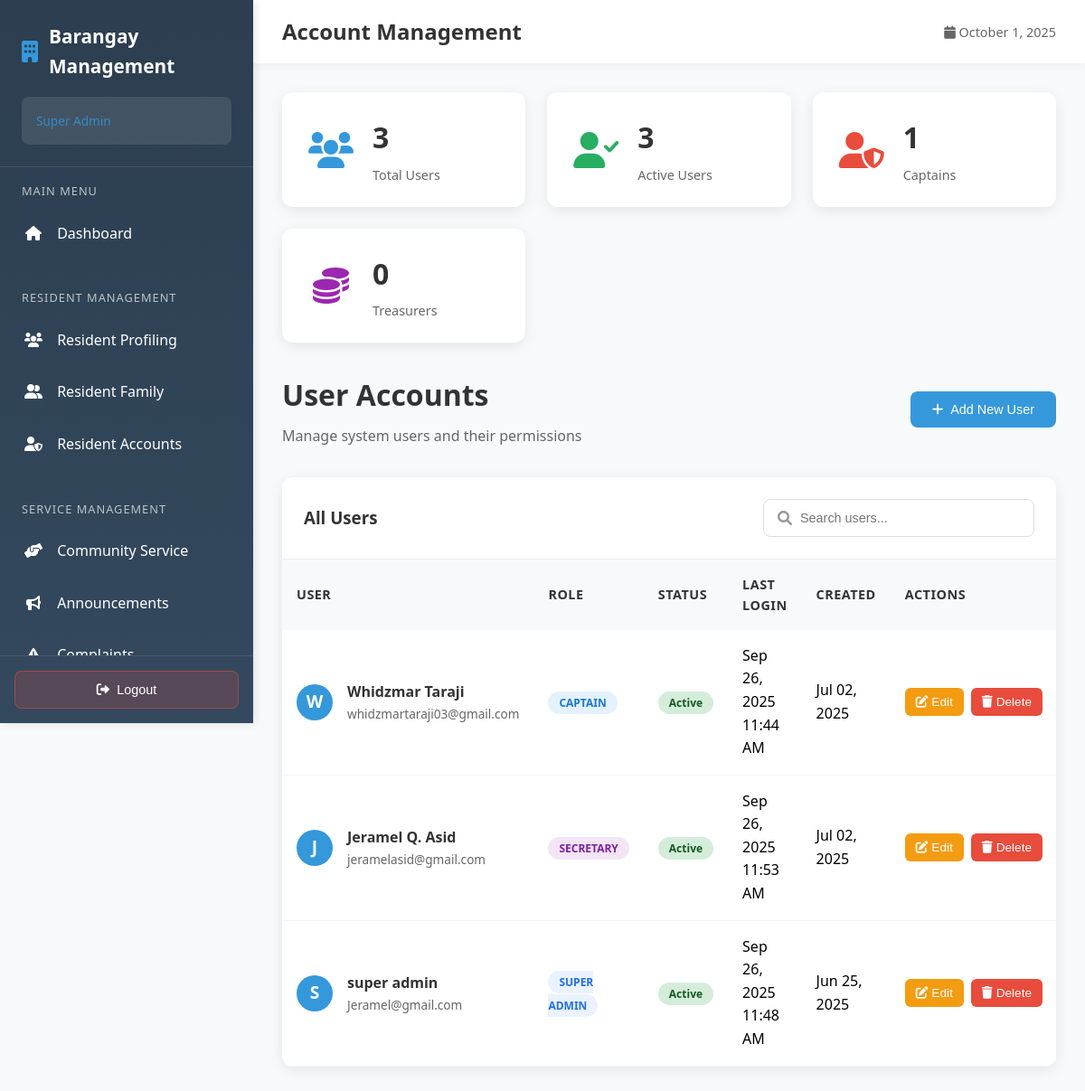
/employee/admin/account_management.php, run on an earlier commit of the app's database.
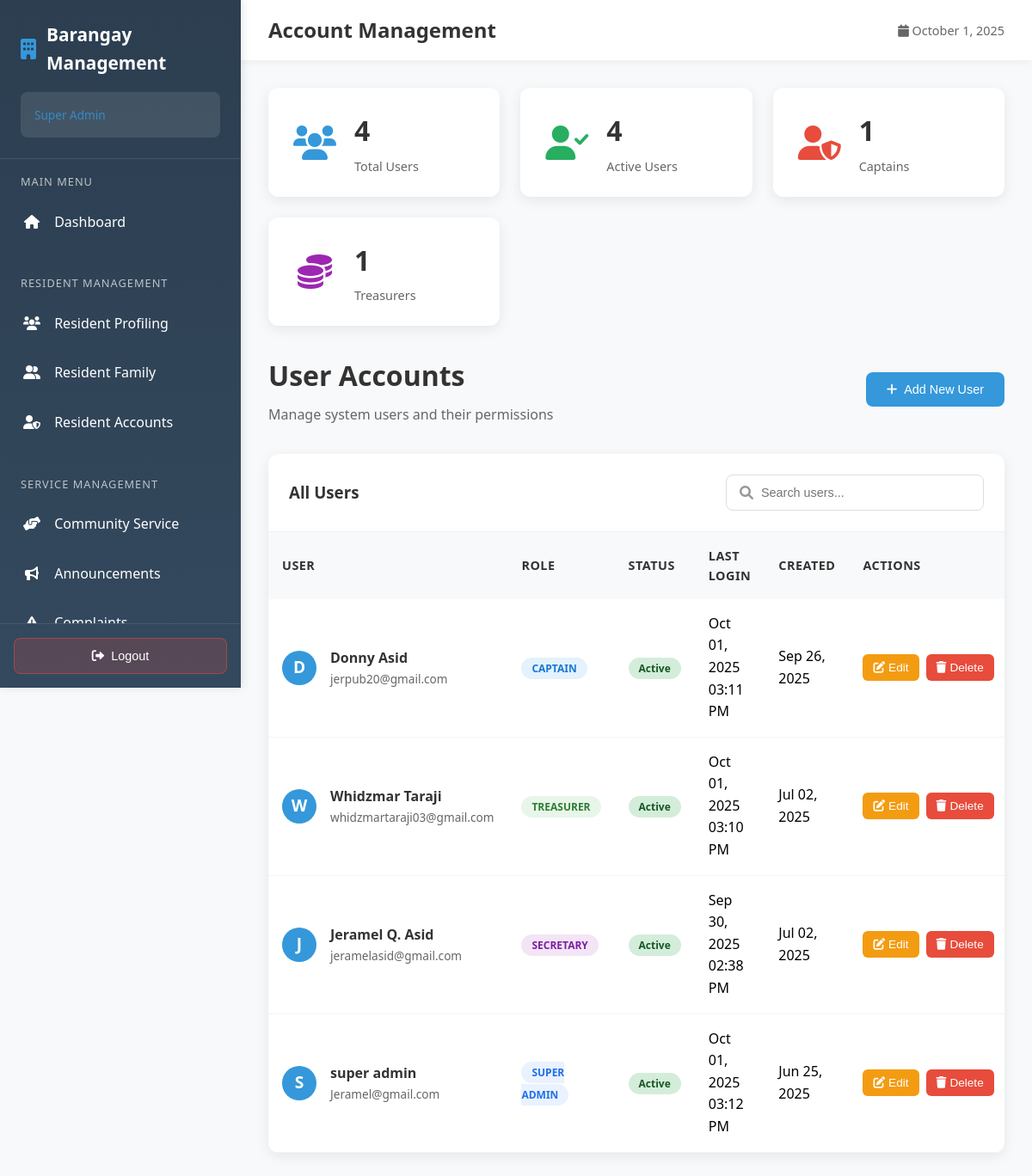
And on a later commit of the database.
### tables this page shows
CREATE TABLE `users` (
  `id` int(11) NOT NULL,
  `full_name` varchar(255) NOT NULL,
  `email` varchar(255) NOT NULL,
  `password` varchar(255) NOT NULL,
  `role` enum('captain','secretary','super_admin','treasurer') NOT NULL,
  `status` enum('active','inactive') DEFAULT 'active',
  `created_at` timestamp NOT NULL DEFAULT current_timestamp(),
  `last_login` timestamp NULL DEFAULT NULL,
  `updated_at` timestamp NOT NULL DEFAULT current_timestamp() ON UPDATE current_timestamp()
);

### employee/admin/account_management.php (the view, shortened to what this page needs)
<?php
require_once '../../config.php';
$users_query = "SELECT * FROM users ORDER BY created_at DESC";
$users_result = mysqli_query($connection, $users_query);
$total_users = mysqli_num_rows($users_result);
$active_users_query = "SELECT COUNT(*) as count FROM users WHERE status = 'active'";
$active_users = mysqli_fetch_assoc(mysqli_query($connection, $active_users_query))['count'];
$captain_count_query = "SELECT COUNT(*) as count FROM users WHERE role = 'captain'";
$captain_count = mysqli_fetch_assoc(mysqli_query($connection, $captain_count_query))['count'];
$treasurer_count_query = "SELECT COUNT(*) as count FROM users WHERE role = 'treasurer'";
$treasurer_count = mysqli_fetch_assoc(mysqli_query($connection, $treasurer_count_query))['count'];
$role_labels = [
    'super_admin' => 'Super Admin',
    'captain'     => 'Captain',
    'secretary'   => 'Secretary',
    'treasurer'   => 'Treasurer'
];
function normalize_role($raw) {
    $key = trim(strtolower($raw ?? ''));
    $key = str_replace(' ', '_', $key);
    $key = preg_replace('/[^a-z0-9_]/', '', $key);
    return $key === '' ? 'unknown' : $key;
}
?>
<!DOCTYPE html>
<html lang="en">
<head>
	<link href="https://cdnjs.cloudflare.com/ajax/libs/font-awesome/6.0.0/css/all.min.css" rel="stylesheet">
</head>
<body>
	<nav class="sidebar" id="sidebar">
		<div class="sidebar-header">
			<div class="sidebar-brand">
				<i class="fas fa-building"></i>
				Barangay Management
			</div>
			<div class="user-info">
				<div class="user-role">Super Admin</div>
			</div>
		</div>
		<div class="sidebar-nav">
			<div class="nav-section">
				<div class="nav-section-title">Main Menu</div>
				<a href="dashboard.php" class="nav-item">
					<i class="fas fa-home"></i>
					Dashboard
				</a>
			</div>
			<div class="nav-section">
				<div class="nav-section-title">Resident Management</div>
				<a href="resident-profiling.php" class="nav-item">
					<i class="fas fa-users"></i>
					Resident Profiling
				</a>
				 <a href="resident_family.php" class="nav-item">
                    <i class="fas fa-user-friends"></i>
                    Resident Family
                </a>
				<a href="resident_account.php" class="nav-item">
					<i class="fas fa-user-shield"></i>
					Resident Accounts
				</a>
			</div>
			<div class="nav-section">
				<div class="nav-section-title">Service Management</div>
				<a href="community_service.php" class="nav-item">
					<i class="fas fa-hands-helping"></i>
					Community Service
				</a>
				<a href="announcements.php" class="nav-item">
					<i class="fas fa-bullhorn"></i>
					Announcements
				</a>
				<a href="complaints.php" class="nav-item">
					<i class="fas fa-exclamation-triangle"></i>
					Complaints
				</a>
			</div>
		</div>
		<div class="logout-section">
            <form action="../../employee/logout.php" method="POST" id="logoutForm" style="width: 100%;">
                <button type="button" class="logout-btn" onclick="handleLogout()">
                    <i class="fas fa-sign-out-alt"></i>
                    Logout
                </button>
            </form>
        </div>
	</nav>
	<div class="main-content">
		<div class="top-bar">
			<h1 class="page-title">Account Management</h1>
			<div style="display: flex; align-items: center; gap: 1rem;">
				<span style="color: #666; font-size: 0.9rem;">
					<i class="fas fa-calendar"></i> <?php echo date('F j, Y'); ?>
				</span>
			</div>
		</div>
		<div class="content-area">
			<div class="stats-grid">
				<div class="stat-card">
					<div class="stat-icon" style="color: #3498db;">
						<i class="fas fa-users"></i>
					</div>
					<div class="stat-content">
						<h3><?php echo $total_users; ?></h3>
						<p>Total Users</p>
					</div>
				</div>
				<div class="stat-card">
					<div class="stat-icon" style="color: #27ae60;">
						<i class="fas fa-user-check"></i>
					</div>
					<div class="stat-content">
						<h3><?php echo $active_users; ?></h3>
						<p>Active Users</p>
					</div>
				</div>
				<div class="stat-card">
					<div class="stat-icon" style="color: #e74c3c;">
						<i class="fas fa-user-shield"></i>
					</div>
					<div class="stat-content">
						<h3><?php echo $captain_count; ?></h3>
						<p>Captains</p>
					</div>
				</div>
				<div class="stat-card">
					<div class="stat-icon" style="color: #9c27b0;">
						<i class="fas fa-coins"></i>
					</div>
					<div class="stat-content">
						<h3><?php echo $treasurer_count; ?></h3>
						<p>Treasurers</p>
					</div>
				</div>
			</div>
			<div class="management-header">
				<div class="header-title">
					<h1>User Accounts</h1>
					<p>Manage system users and their permissions</p>
				</div>
				<button class="add-btn" onclick="openAddModal()">
					<i class="fas fa-plus"></i>
					Add New User
				</button>
			</div>
			<div class="table-container">
				<div class="table-header">
					<h3 style="margin: 0; color: #333;">All Users</h3>
					<div class="search-box">
						<i class="fas fa-search"></i>
						<input type="text" id="searchInput" placeholder="Search users..." onkeyup="searchUsers()">
					</div>
				</div>
				<table id="usersTable">
					<thead>
						<tr>
							<th>User</th>
							<th>Role</th>
							<th>Status</th>
							<th>Last Login</th>
							<th>Created</th>
							<th>Actions</th>
						</tr>
					</thead>
					<tbody>
						<?php
						mysqli_data_seek($users_result, 0);
						while ($user = mysqli_fetch_assoc($users_result)):
							$_role_key = normalize_role($user['role']);
							$_role_label = $role_labels[$_role_key] ?? (strlen($user['role']) ? ucwords(str_replace('_',' ',$_role_key)) : 'N/A');
						?>
							<tr>
								<td>
									<div class="user-info-cell">
										<div class="user-avatar">
											<?php echo strtoupper(substr($user['full_name'], 0, 1)); ?>
										</div>
										<div class="user-details">
											<h4><?php echo htmlspecialchars($user['full_name']); ?></h4>
											<p><?php echo htmlspecialchars($user['email']); ?></p>
										</div>
									</div>
								</td>
								<td>
									<span class="role-badge role-<?php echo htmlspecialchars($_role_key); ?>">
										<?php echo htmlspecialchars($_role_label); ?>
									</span>
								</td>
								<td>
									<span class="status-badge status-<?php echo $user['status']; ?>">
										<?php echo ucfirst($user['status']); ?>
									</span>
								</td>
								<td>
									<?php
									if ($user['last_login']) {
										echo date('M d, Y h:i A', strtotime($user['last_login']));
									} else {
										echo '<span style="color: #999;">Never</span>';
									}
									?>
								</td>
								<td><?php echo date('M d, Y', strtotime($user['created_at'])); ?></td>
								<td>
									<div class="action-buttons">
										<button class="btn-edit" onclick='openEditModal(<?php echo json_encode($user); ?>)'>
											<i class="fas fa-edit"></i>
											Edit
										</button>
										<button class="btn-delete" onclick="confirmDelete(<?php echo $user['id']; ?>, '<?php echo htmlspecialchars($user['full_name']); ?>')">
											<i class="fas fa-trash"></i>
											Delete
										</button>
									</div>
								</td>
							</tr>
						<?php endwhile; ?>
					</tbody>
				</table>
			</div>
		</div>
	</div>
</body>
</html>

What changed in the data, as far as the page shows it:
added users: full_name "D", full_name "Donny Asid", email "jerpub20@gmail.com", role "CAPTAIN", status "Active", last_login "Oct 01, 2025 03:11 PM", created_at "Sep 26, 2025"
changed users "Whidzmar Taraji": role "CAPTAIN" → "TREASURER"; last_login "Sep 26, 2025 11:44 AM" → "Oct 01, 2025 03:10 PM"
changed users "Jeramel Q. Asid": last_login "Sep 26, 2025 11:53 AM" → "Sep 30, 2025 02:38 PM"
changed users "super admin": last_login "Sep 26, 2025 11:48 AM" → "Oct 01, 2025 03:12 PM"
Also different on the page:
$total_users: "3" → "4"
$active_users: "3" → "4"
$treasurer_count: "0" → "1"
